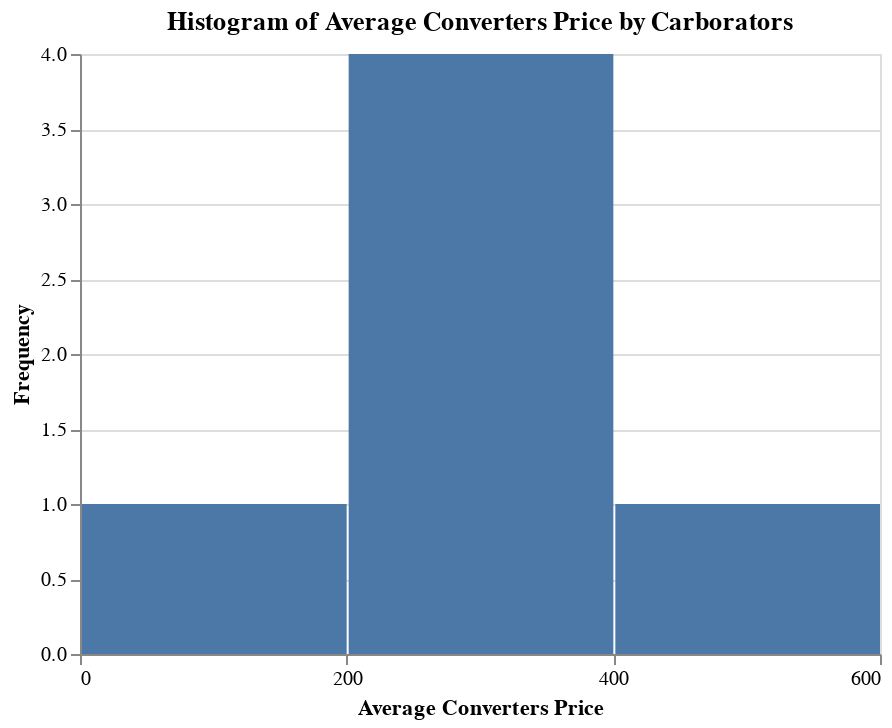

Source (notebook cell):
### Code cell
# Create a histogram of the average converters by carb
alt.Chart(average_converters_by_carb).mark_bar().encode(
    alt.X('converters:Q',
          bin=alt.Bin(maxbins=3), title='Average Converters Price'),
    alt.Y('count()', title='Frequency') # count number of occurances per bin
).properties(
    width=400,
    height=300,
    title='Histogram of Average Converters Price by Carborators'
)

### Figure 1 — Vega-Lite specification as saved in the notebook (floating-point values rounded to 4 significant figures)
{"config": {"view": {"continuousWidth": 400, "continuousHeight": 300}}, "data": {"name": "data-06506c64afbf559edc272c571acf313f"}, "mark": "bar", "encoding": {"x": {"bin": {"maxbins": 3}, "field": "converters", "title": "Average Converters Price", "type": "quantitative"}, "y": {"aggregate": "count", "title": "Frequency", "type": "quantitative"}}, "height": 300, "title": "Histogram of Average Converters Price by Carborators", "width": 400, "$schema": "https://vega.github.io/schema/vega-lite/v4.17.0.json", "datasets": {"data-06506c64afbf559edc272c571acf313f": [{"carb": 1, "converters": 109.3}, {"carb": 2, "converters": 223.1}, {"carb": 3, "converters": 468.4}, {"carb": 4, "converters": 209.5}, {"carb": 6, "converters": 324.0}, {"carb": 8, "converters": 200.6}]}}
